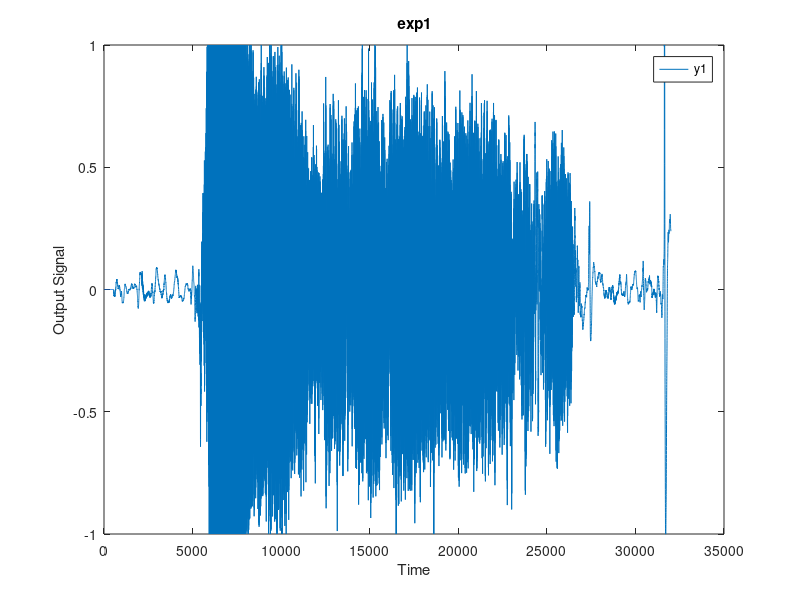

MATLAB code for this plot: (Note: this script raises an error after producing the figure.)
load vissel_02
Ts=1/8000;
fs=8000;
%% pre processing
vissel_02_iddata = iddata(y(2,:)',[],Ts)
vissel_02_iddatae = vissel_02_iddata([11359:26141]);%tabort transienter

figure(10)
plot(vissel_02_iddata)
hold on
plot(vissel_02_iddatae,'r')
hold off
title('Whistle')
xlabel('Tid[s]')
legend('Orginal','Trimmad')
pdf_print('whistle_trim.pdf')

%plotta frekvensspektra för trimmad och otrimmad
figure(11)
plot(chgFreqUnit(fft(vissel_02_iddata),'Hz'))
hold on
plot(chgFreqUnit(fft(vissel_02_iddatae),'Hz'),'r')
hold off
title('Whistle frekvensspektra')
xlabel('Frekvens[Hz]')
legend('Orginal','Trimmad')
pdf_print('whistle_fft.pdf')

%energi-inneh�ll
U_tot=sum(vissel_02_iddatae.y.^2)
U_tot_f=sum(abs(fft(vissel_02_iddatae.y)).^2)/length(vissel_02_iddatae.y)

%% bp-filter
[b,a]=butter(5,[1300*2/fs 1700*2/fs]);
vissel_02_bp = filtfilt(b,a,vissel_02_iddatae.y);
vissel_02_bp_iddata = iddata(vissel_02_bp,[],Ts)

% plotta frekvensspektra för filtrerad och ofiltrerad
figure(11)
plot(chgFreqUnit(fft(vissel_02_iddatae),'Hz'))
hold on
plot(chgFreqUnit(fft(vissel_02_bp_iddata),'Hz'),'r')
hold off
title('Whistle frekvensspektra ')
xlabel('Frekvens[Hz]')
legend('Ofiltrerad','Filtrerad')
pdf_print('whistle_filtrerad.pdf')

%energi-innehåll
U_bp=sum(vissel_02_bp_iddata.y.^2)
U_bp_f=sum(abs(fft(vissel_02_bp_iddata.y)).^2)/length(vissel_02_bp_iddata.y) 


harmonic_distorsion=1-U_bp/U_tot
%% AR
figure(13)
arx_rm_trans_bp = arx(vissel_02_bp_iddata,[2], arxOptions);
arx_org = arx(vissel_02_iddatae,[2], arxOptions);

pzmap(arx_rm_trans_bp,arx_org)
title('Pol/nollställe-diagram')
ylabel('Imaginäraxel')
xlabel('Realaxel')
legend('Filtrerad','Ofiltrerad')
pdf_print('whistle_pz_map.pdf')

%avstånd till enhetscirkeln
dist_rm_trans_bp=1-abs(roots(arx_rm_trans_bp.a))
dist_org=1-abs(roots(arx_org.a))

e = randn(1,length(vissel_02_bp_iddata.y));
yhat = filter(1,arx_rm_trans_bp.a,e);

skalfaktor=1/195

yhat_iddata=iddata(yhat'.*skalfaktor,[],Ts);
%soundsc(yhat,8000)
%soundsc(vissel_02_bp_iddata.y,8000)

figure(16)
plot(chgFreqUnit(fft(vissel_02_bp_iddata),'Hz'))
hold on
plot(chgFreqUnit(fft(yhat_iddata),'Hz'),'r')
hold off
title('Whistle frekvensspektra ')
xlabel('Frekvens[Hz]')
legend('Verklig','Modell')
pdf_print('whistle_fft_skattad.pdf')


%% non-parametric and parametric upg5
figure(14)
etf50 = etfe(vissel_02_iddatae,[],50);
plot(etf50)

pdf_print('whistle_etf50.pdf')

figure(15)
h=bodeplot(arx_org)
setoptions(h,'FreqUnits','Hz');

pdf_print('whistle_bode_ar2.pdf')